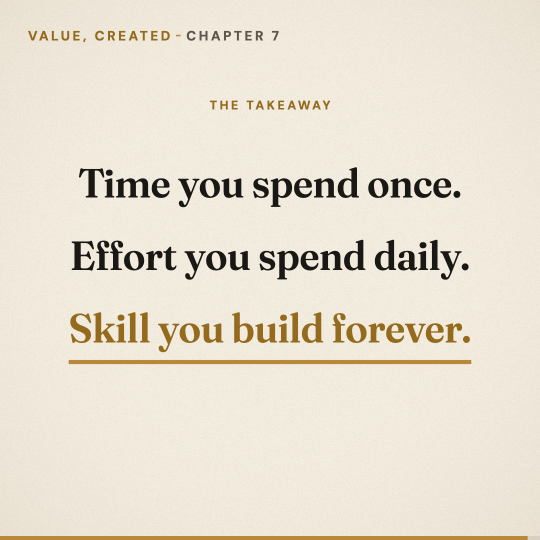
#> input picture video/value-created/ch07-the-inputs/thumbnail.png, 1080 x 1080 px, given in place of logo.png, which was not available (shown at 1/2 size)
$ python export.py ../../../../../../video/value-created/ch07-the-inputs/thumbnail.png ../../../../../../video/value-created/book-promo-vertical/thumbnail.png
#> lines starting #> are read from the running program, lines starting #| are printed output that depends on the picture
#> further down, logo is the input picture: PIL image 1080x1080 RGBA; mean R, G, B, A 231.9, 223.9, 209, 255
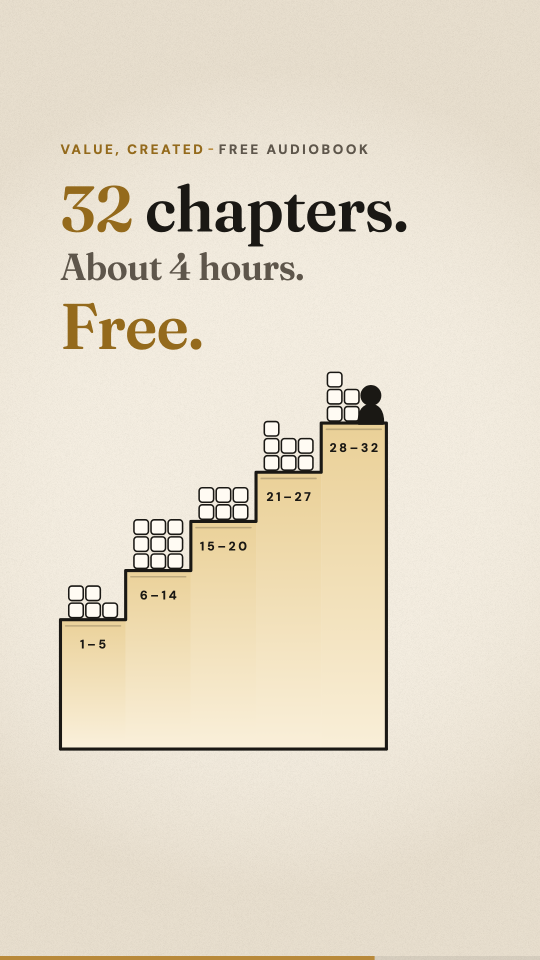
#> input picture video/value-created/book-promo-vertical/thumbnail.png, 1080 x 1920 px, given in place of lockup.png, which was not available (shown at 1/2 size)
#> further down, lock is the input picture: PIL image 1080x1920 RGBA; mean R, G, B, A 230, 220.6, 202.4, 255
"""Export logo family, profile art, banners and the overview sheet from a keyc4.py output folder into the kit."""
import sys
from PIL import Image, ImageDraw, ImageFilter
import numpy as np
D, V = sys.argv[1], sys.argv[2]
def save(im, rel):
    p = f"{D}/{rel}"
    if rel.endswith(".jpg"): im.convert("RGB").save(p, quality=92, optimize=True, progressive=True)
    else: im.save(p, optimize=True)
def cover(im, W, H, ay=0.5):
    s = max(W / im.width, H / im.height); r = im.resize((round(im.width * s), round(im.height * s)), Image.LANCZOS)
    x = (r.width - W) // 2; y = int((r.height - H) * ay); return r.crop((x, y, x + W, y + H))
def place(canvas, logo, mw, mh, cx=None, cy=0.5):
#> called with mw = 1150, mh = 1150, cy = 0.5
    s = min(mw / logo.width, mh / logo.height); l = logo.resize((round(logo.width * s), round(logo.height * s)), Image.LANCZOS)
#> after `s = min(mw / logo.width, mh / logo.height)`: s = 1.06
#> after `l = logo.resize((round(logo.width * s), round(logo.height * s)), Image`:
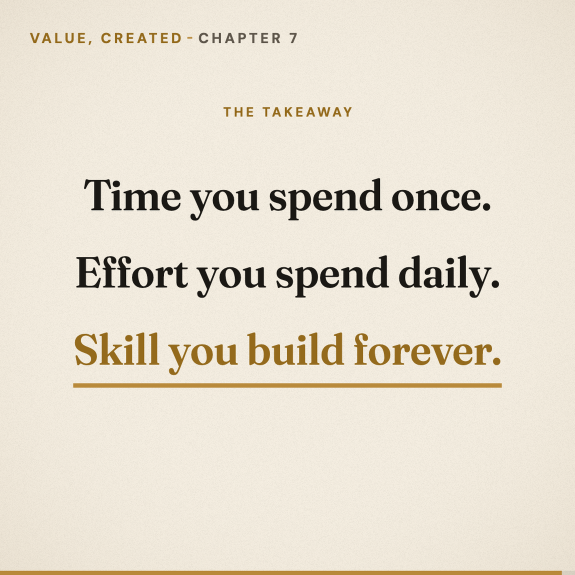
#> l: PIL image 1150x1150 RGBA (shown at 1/2 size); mean R, G, B, A 231.8, 223.9, 209, 255
    c = canvas.convert("RGBA"); x = (c.width - l.width) // 2 if cx is None else cx; c.alpha_composite(l, (x, int(c.height * cy - l.height / 2))); return c
#> after `c = canvas.convert('RGBA')`:
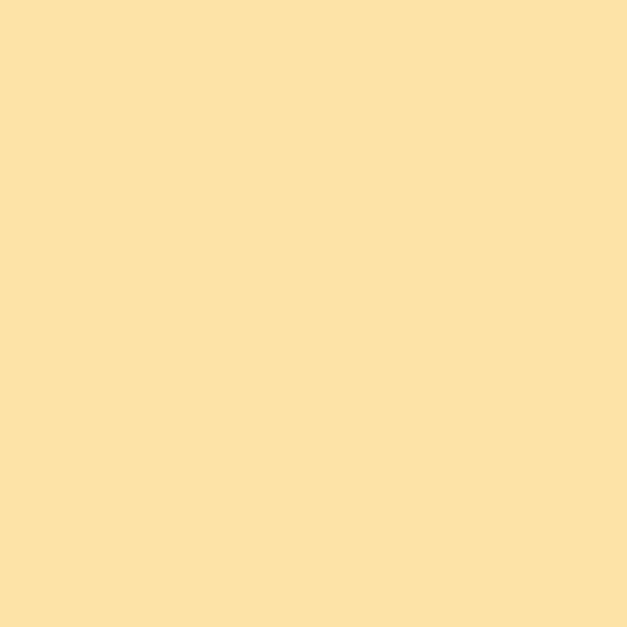
#> c: PIL image 1254x1254 RGBA (shown at 1/2 size); mean R, G, B, A 253, 227, 167, 255
#> after `x = (c.width - l.width) // 2 if cx is None else cx`: x = 52
#> after `c.alpha_composite(l, (x, int(c.height * cy - l.height / 2)))`:
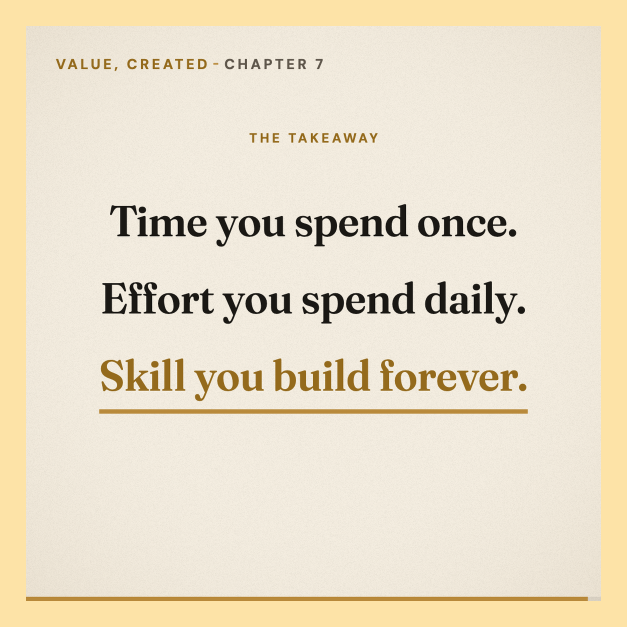
#> c: PIL image 1254x1254 RGBA (shown at 1/2 size); mean R, G, B, A 235.2, 224.4, 202.3, 255
logo = Image.open(f"{V}/logo.png"); lock = Image.open(f"{V}/lockup.png"); mark = Image.open(f"{V}/mark.png")
save(logo, "logo/oc-pack-logo.png"); save(lock, "logo/oc-pack-lockup-horizontal.png"); save(mark, "logo/oc-pack-mark.png")
save(place(Image.new("RGBA", (1254, 1254), (0xFD, 0xE3, 0xA7, 255)), logo, 1150, 1150), "logo/oc-pack-logo-on-sand.jpg")
#> (the run stopped early here; a loop or call above may not have finished)
